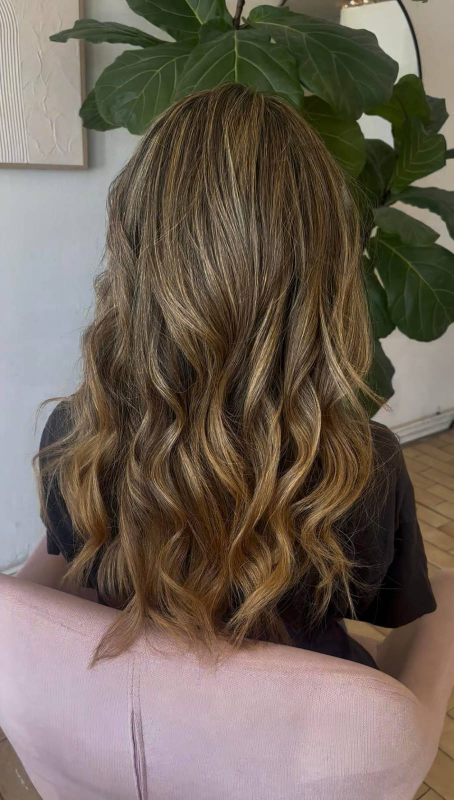
#> input picture campaigns/referral-thu-fri/assets/photo-balayage.jpg, 908 x 1600 px (shown at 1/2 size); its folder holds 4 pictures in this run
$ python build-assets.py
#> lines starting #> are read from the running program, lines starting #| are printed output that depends on the picture
#> in load, returned value is the input picture: PIL image 908x1600 RGB; mean R, G, B 112.3, 100.4, 89.1
#> call 2 of load, with name = 'photo-layers.jpg'
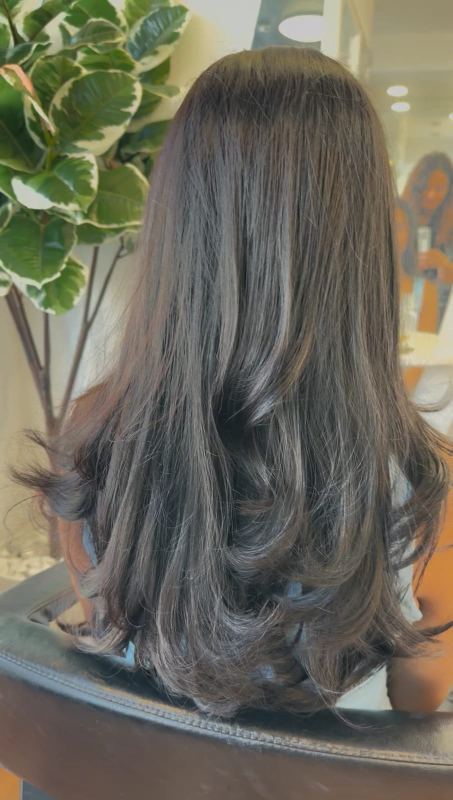
#> input picture campaigns/referral-thu-fri/assets/photo-layers.jpg, 905 x 1600 px (shown at 1/2 size)
#> in load, returned value is the input picture: PIL image 905x1600 RGB; mean R, G, B 107.9, 105.3, 91.6
#> call 3 of load, with name = 'photo-updo.jpg'
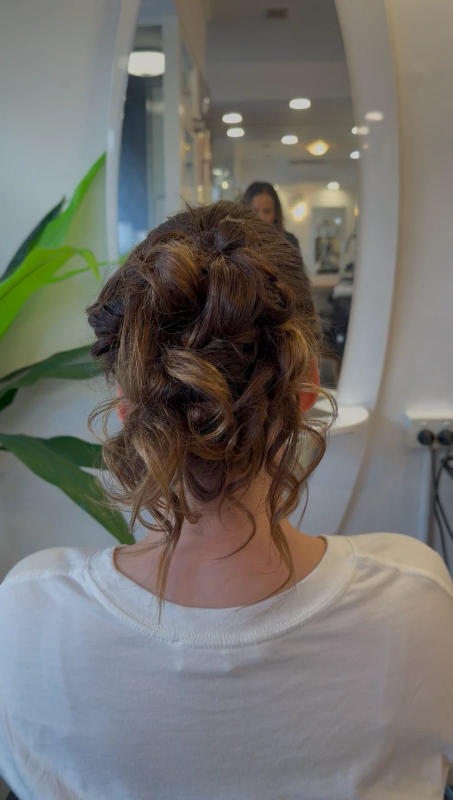
#> input picture campaigns/referral-thu-fri/assets/photo-updo.jpg, 905 x 1600 px (shown at 1/2 size)
#> in load, returned value is the input picture: PIL image 905x1600 RGB; mean R, G, B 114.7, 112.9, 108.5
#> call 4 of load, with name = 'photo-sha-card.jpg'
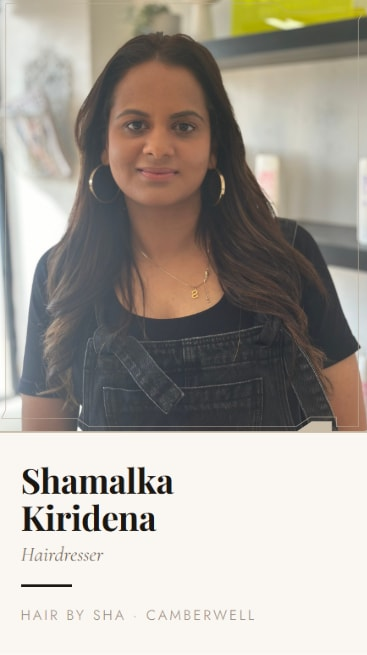
#> input picture campaigns/referral-thu-fri/assets/photo-sha-card.jpg, 367 x 655 px
#> in load, returned value is the input picture: PIL image 367x655 RGB; mean R, G, B 168.3, 162.3, 154
#> in crop_to, `return img.crop(box).resize((target_w, target_h), Image.LANCZOS)`:
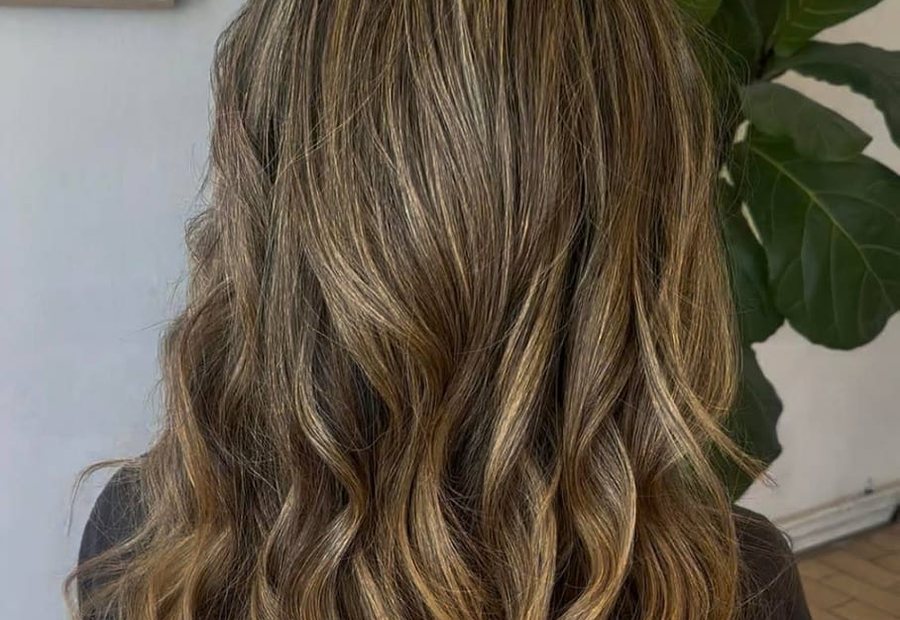
#> returned value: PIL image 900x620 RGB; mean R, G, B 101.7, 92.8, 79
#!/usr/bin/env python3
"""
Prepare email image assets for the Hair by Sha referral campaign.

Source images are real client photos shot in-salon. We only crop, scale and
apply a light warm grade to sit them in the brand palette — nothing is
generated or fabricated.
"""
from PIL import Image, ImageEnhance
from pathlib import Path

BASE = Path(__file__).parent
SRC = BASE / "assets"
OUT = BASE / "assets" / "email"
OUT.mkdir(parents=True, exist_ok=True)


def warm_grade(img, contrast=1.04, saturation=0.96, warmth=1.03):
    """Light editorial grade: gently warm, slightly desaturated, soft contrast."""
#> called with contrast = 1.04, saturation = 0.96, warmth = 1.03
    img = ImageEnhance.Contrast(img).enhance(contrast)
    img = ImageEnhance.Color(img).enhance(saturation)
    r, g, b = img.split()
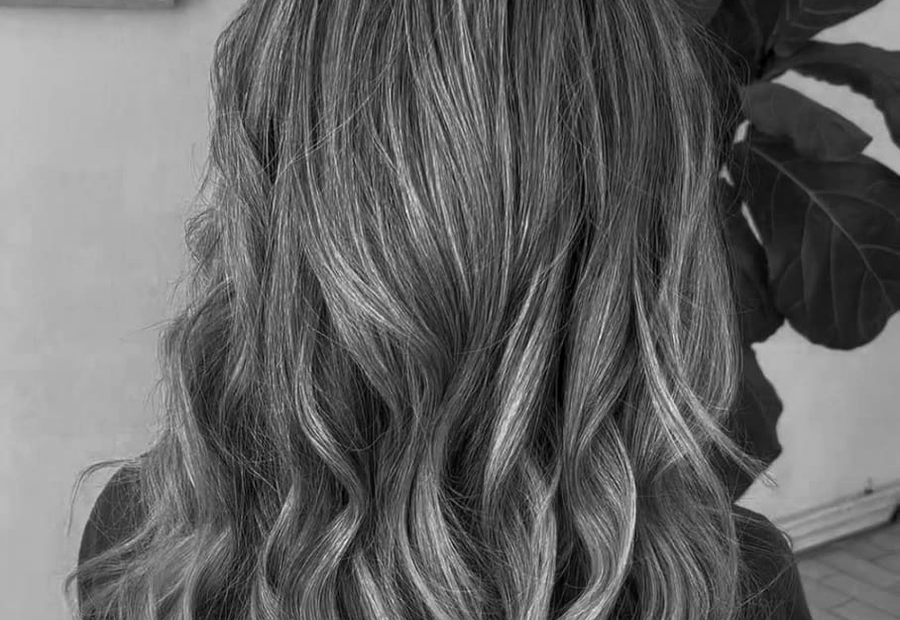
#> r: PIL image 900x620 L; min 0, max 249, mean 100.8
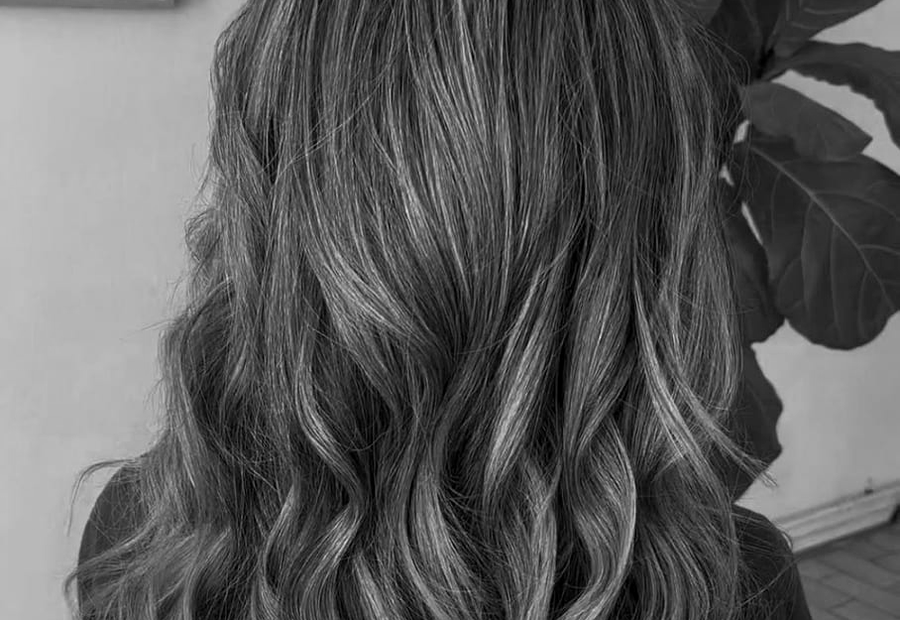
#> g: PIL image 900x620 L; min 0, max 227, mean 92
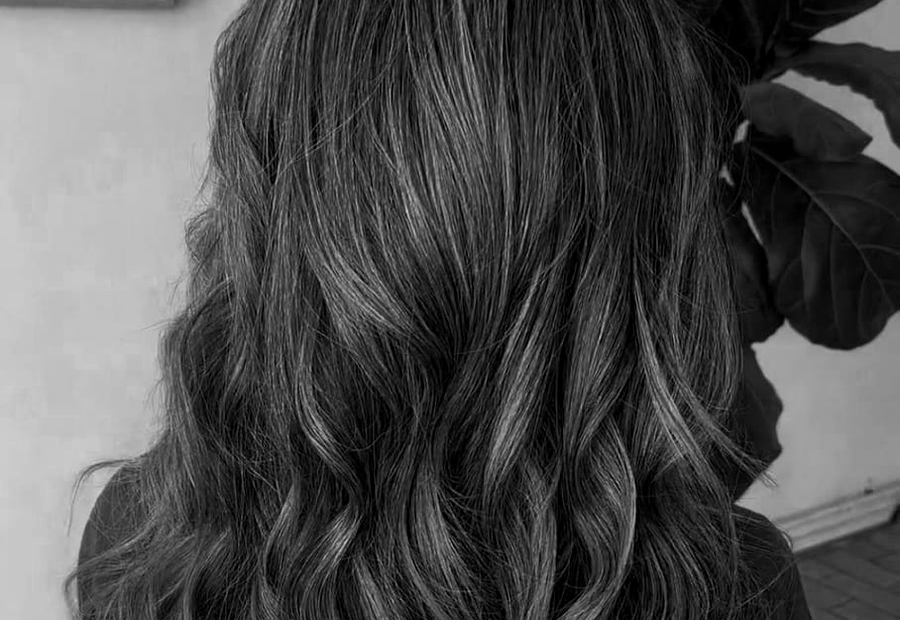
#> b: PIL image 900x620 L; min 0, max 208, mean 78.1
    r = r.point(lambda v: min(255, int(v * warmth)))
    b = b.point(lambda v: int(v / warmth))
    return Image.merge("RGB", (r, g, b))


def crop_to(img, target_w, target_h, focus_y=0.5, focus_x=0.5):
    """Cover-crop to an aspect ratio around a focal point, then resize."""
    src_w, src_h = img.size
    target_ratio = target_w / target_h
    src_ratio = src_w / src_h

    if src_ratio > target_ratio:          # source too wide -> crop sides
        new_w = int(src_h * target_ratio)
        left = int((src_w - new_w) * focus_x)
        box = (left, 0, left + new_w, src_h)
    else:                                  # source too tall -> crop top/bottom
        new_h = int(src_w / target_ratio)
        top = int((src_h - new_h) * focus_y)
        box = (0, top, src_w, top + new_h)

    return img.crop(box).resize((target_w, target_h), Image.LANCZOS)


def save(img, name, quality=86):
    path = OUT / name
    img.save(path, "JPEG", quality=quality, optimize=True, progressive=True)
#> (the run stopped early here; a loop or call above may not have finished)
